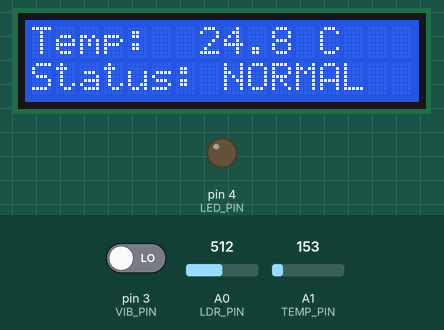
Recording of a sketch running on a simulated Arduino Uno, built with avr-gcc and run on an emulated ATmega328P. Shown: 16×2 character LCD, output pins drawn as LEDs (lit = HIGH). Dashed ring = blinking. Inputs (shaded band) come from the test bench; at power-on: A1 (TEMP_PIN) = 153, pin 3 (VIB_PIN) LOW, A0 (LDR_PIN) = 512. What the sketch prints to the serial monitor is not drawn.

Above: at 3.3 s.
3.4 s: A1 (TEMP_PIN) set to 173
At 4.6 s:
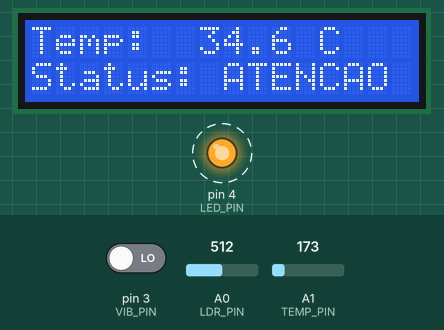
6.4 s: pin 3 (VIB_PIN) driven HIGH
At 9.1 s:
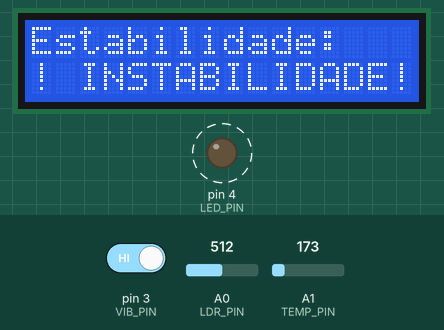
9.4 s: pin 3 (VIB_PIN) driven LOW
At 11.0 s:
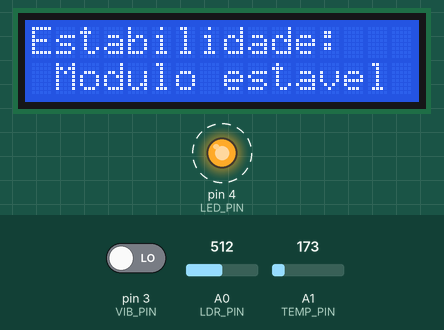
12.4 s: A1 (TEMP_PIN) set to 191
At 15.11 s:
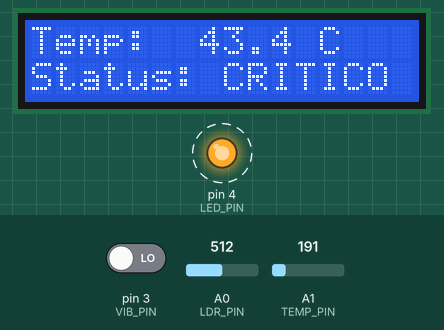
15.4 s: A0 (LDR_PIN) set to 427
At 18.2 s:
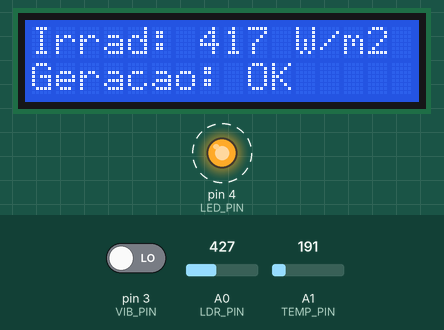
18.4 s: A0 (LDR_PIN) set to 391
At 19.8 s:
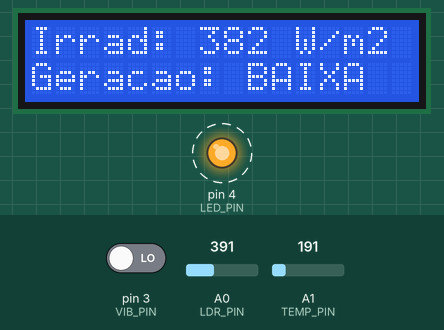
Timing chart, 0 to 22.4 s (numbered marks = the images above; inputs shaded):
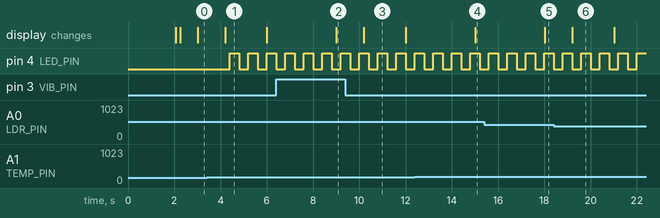

The sketch:

codigo.ino
```cpp
/*
 * SolarGuard — Estação Receptora IoT
 * Computer Organization and Architecture | Global Solution 2026.1
 * FIAP 1CCPY — Grupo 5
 *
 * Simulação no TinkerCAD: Arduino Uno + TMP36 + LDR + Botão + LCD 16x2
 *
 * Pinagem:
 *   TMP36        → A1
 *   Botão vib.   → pino 3
 *   LED alerta   → pino 4
 *   LCD RS       → pino 12
 *   LCD EN       → pino 11
 *   LCD D4–D7   → pinos 10, 9, 8, 7
 *   LDR          → A0 (divisor com resistor 10kΩ para GND)
 */

#include <LiquidCrystal.h>

// ── Definição de pinos ──────────────────────────────────────────────────────
#define TEMP_PIN     A1
#define VIB_PIN      3
#define LED_PIN      4
#define LDR_PIN      A0

// ── Objetos ─────────────────────────────────────────────────────────────────
// LiquidCrystal(RS, EN, D4, D5, D6, D7)
LiquidCrystal lcd(12, 11, 10, 9, 8, 7);

// ── Limiares SolarGuard (alinhados com o sistema Python) ────────────────────
const float TEMP_ATENCAO  = 30.0;   // °C — atenção
const float TEMP_CRITICO  = 35.0;   // °C — crítico
const int   LUZ_ATENCAO   = 400;    // W/m² equivalente — geração comprometida
const int   LUZ_CRITICA   = 200;    // W/m² equivalente — geração insuficiente

// ── Controle de tela ─────────────────────────────────────────────────────────
uint8_t  tela       = 0;
uint8_t  NUM_TELAS  = 4;
unsigned long trocaTela = 0;
const unsigned long INTERVALO = 3000UL;   // 3 s por tela

// ── Controle de leitura ──────────────────────────────────────────────────────
unsigned long ultimaLeitura = 0;
const unsigned long LEITURA = 1000UL;     // 1 s entre leituras

// ── Estado global dos sensores ───────────────────────────────────────────────
float temperatura  = 0.0;
int   irradiancia  = 0;
bool  vibracao     = false;
bool  alertaAtivo  = false;

// ── Protótipos ───────────────────────────────────────────────────────────────
void lerSensores();
void avaliarAlertas();
void atualizarLCD();
void exibirSerial();
void telaStatus();
void telaTemperatura();
void telaIrradiancia();
void telaVibracao();


// ════════════════════════════════════════════════════════════════════════════
//  SETUP
// ════════════════════════════════════════════════════════════════════════════
void setup() {
  Serial.begin(9600);
  lcd.begin(16, 2);
  pinMode(VIB_PIN, INPUT);
  pinMode(LED_PIN, OUTPUT);
  digitalWrite(LED_PIN, LOW);

  lcd.setCursor(0, 0);
  lcd.print("  * SOLARGUARD *");
  lcd.setCursor(0, 1);
  lcd.print(" Inicializando..");
  delay(2000);
  lcd.clear();

  Serial.println(F("========================================="));
  Serial.println(F("   SOLARGUARD - Estacao Receptora IoT"));
  Serial.println(F("   Global Solution 2026.1 | FIAP 1CCPY"));
  Serial.println(F("========================================="));
  Serial.println();
}


// ════════════════════════════════════════════════════════════════════════════
//  LOOP PRINCIPAL
// ════════════════════════════════════════════════════════════════════════════
void loop() {
  unsigned long agora = millis();

  if (agora - ultimaLeitura >= LEITURA) {
    ultimaLeitura = agora;
    lerSensores();
    avaliarAlertas();
    exibirSerial();
  }

  if (agora - trocaTela >= INTERVALO) {
    trocaTela = agora;
    lcd.clear();
    tela = (tela + 1) % NUM_TELAS;
  }

  atualizarLCD();

  if (alertaAtivo) {
    digitalWrite(LED_PIN, (millis() / 400) % 2);
  } else {
    digitalWrite(LED_PIN, LOW);
  }
}


// ════════════════════════════════════════════════════════════════════════════
//  LEITURA DE SENSORES
// ════════════════════════════════════════════════════════════════════════════
void lerSensores() {
  // TMP36 — converte leitura analógica para temperatura em °C
  int rawTemp     = analogRead(TEMP_PIN);
  float tensao    = rawTemp * (5.0 / 1023.0);
  temperatura     = (tensao - 0.5) * 100.0;

  // LDR — mapeia 0–1023 para 0–1000 W/m² (irradiância simulada)
  int ldrBruto = analogRead(LDR_PIN);
  irradiancia  = map(ldrBruto, 0, 1023, 0, 1000);

  // Botão — HIGH = vibração/instabilidade detectada
  vibracao = (digitalRead(VIB_PIN) == HIGH);
}


// ════════════════════════════════════════════════════════════════════════════
//  AVALIAÇÃO DE ALERTAS
// ════════════════════════════════════════════════════════════════════════════
void avaliarAlertas() {
  alertaAtivo = (temperatura > TEMP_ATENCAO)
             || (irradiancia  < LUZ_ATENCAO)
             || vibracao;
}


// ════════════════════════════════════════════════════════════════════════════
//  SAÍDA SERIAL
// ════════════════════════════════════════════════════════════════════════════
void exibirSerial() {
  Serial.print(F("Temp: "));
  Serial.print(temperatura, 1);
  Serial.print(F(" C  |  Irrad: "));
  Serial.print(irradiancia);
  Serial.print(F(" W/m2  |  Vib: "));
  Serial.print(vibracao ? F("DETECTADA") : F("Estavel  "));
  Serial.print(F("  |  Alerta: "));
  Serial.println(alertaAtivo ? F("[!] ATIVO") : F("[ ] OK   "));
}


// ════════════════════════════════════════════════════════════════════════════
//  CONTROLE DO LCD
// ════════════════════════════════════════════════════════════════════════════
void atualizarLCD() {
  switch (tela) {
    case 0: telaStatus();       break;
    case 1: telaTemperatura();  break;
    case 2: telaIrradiancia();  break;
    case 3: telaVibracao();     break;
  }
}

void telaStatus() {
  lcd.setCursor(0, 0);
  lcd.print("  * SOLARGUARD *");
  lcd.setCursor(0, 1);
  if (alertaAtivo) {
    lcd.print("! ALERTA ATIVO !");
  } else {
    lcd.print(" Status:    OK  ");
  }
}

void telaTemperatura() {
  lcd.setCursor(0, 0);
  lcd.print("Temp:  ");
  lcd.print(temperatura, 1);
  lcd.print(" C   ");
  lcd.setCursor(0, 1);
  if (temperatura > TEMP_CRITICO) {
    lcd.print("Status: CRITICO ");
  } else if (temperatura > TEMP_ATENCAO) {
    lcd.print("Status: ATENCAO ");
  } else {
    lcd.print("Status: NORMAL  ");
  }
}

void telaIrradiancia() {
  lcd.setCursor(0, 0);
  lcd.print("Irrad: ");
  lcd.print(irradiancia);
  lcd.print(" W/m2  ");
  lcd.setCursor(0, 1);
  if (irradiancia < LUZ_CRITICA) {
    lcd.print("Geracao: CRITICA");
  } else if (irradiancia < LUZ_ATENCAO) {
    lcd.print("Geracao: BAIXA  ");
  } else {
    lcd.print("Geracao: OK     ");
  }
}

void telaVibracao() {
  lcd.setCursor(0, 0);
  lcd.print("Estabilidade:   ");
  lcd.setCursor(0, 1);
  if (vibracao) {
    lcd.print("! INSTABILIDADE!");
  } else {
    lcd.print(" Modulo estavel ");
  }
}
```

Measured:
- the behaviour switches between 163 and 164 on A1 (TEMP_PIN) (found by bisection; images 0 and 1)
- the behaviour switches between 410 and 409 on A0 (LDR_PIN) (found by bisection; images 5 and 6)
- after the input at 3.4 s, pin 4 (LED_PIN): alternates HIGH for 0.40 s and LOW for 0.40 s, starting after 1.0 s; the display: changes after 0.79 s (image 1)
- after the input at 6.4 s, the display: changes after 2.6 s (image 2)
- after the input at 9.4 s, the display: changes after 0.80 s (image 3)
- after the input at 12.4 s, the display: changes after 2.6 s (image 4)
- after the input at 15.4 s, the display: changes after 2.6 s (image 5)
- after the input at 18.4 s, the display: changes after 0.82 s (image 6)
